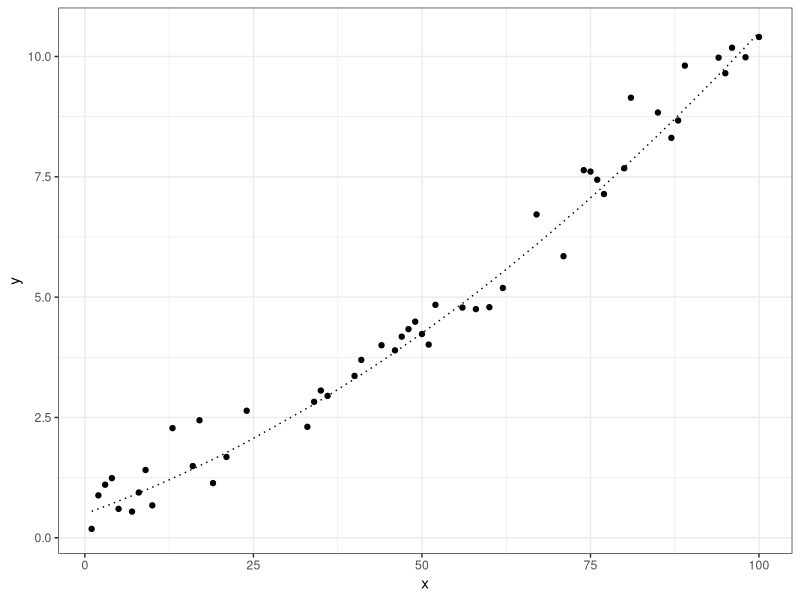
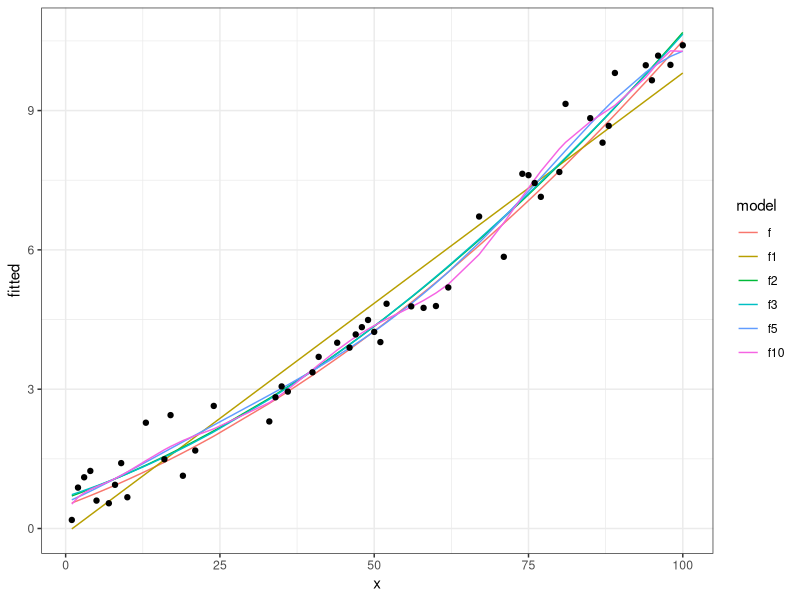
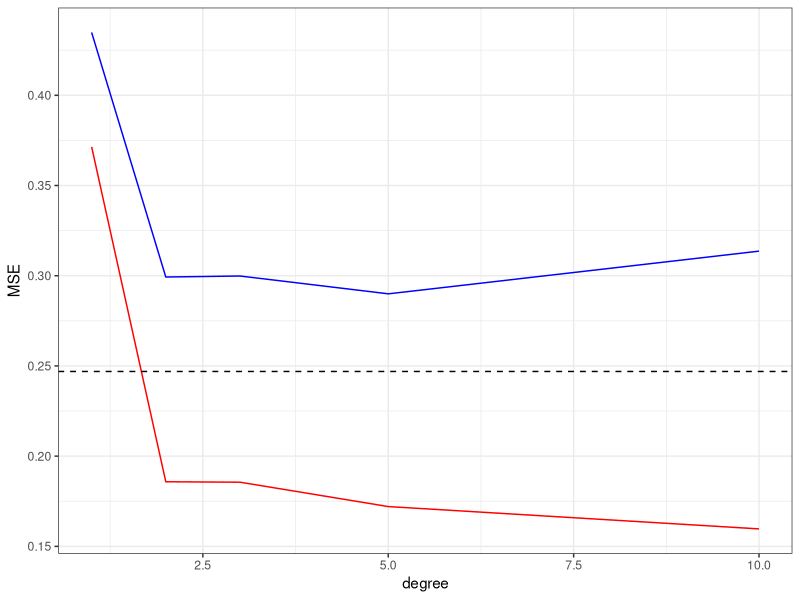

Generate these figures, in order, with R: (Note: this script raises an error after producing the figures.)
## ---- chunk 1
# setup
library(ggplot2)
library(tidyverse)
library(reshape2)
## ---- chunk 2
DOMAIN <- 1:100

# function linear gausian noise sd=1
f <- function(x) 0.0005*x^2 + 0.05*x + 0.5
noise <- function(x) 0.5 * rnorm(x)

data_frame(
  x = DOMAIN,
  f = f(x)
) %>%
  # adding noise
  mutate(
    y = f + noise(DOMAIN)
  ) -> dt

# separing in training and testing
idx.tr <- sample(DOMAIN,round(length(DOMAIN)/2))
dt_tr <- dt[idx.tr,]
dt_ts <- dt[-idx.tr,]

#  visualizing training data
ggplot(dt_tr, aes(x=x)) +
  geom_point(aes(y=y)) +
  geom_line(aes(y=f), linetype="dotted") +
  theme_bw()

## ---- chunk 3

degrees <- c(1,2,3,5,10)

fitPoly <- function(degree,data){
  lm(y ~ poly(x, degree, raw=TRUE), data)
}

models <- map(degrees, fitPoly, data=dt_tr)

models %>%
  map(function(model){model$fitted.values}) %>%
  set_names(paste0("f",degrees)) %>%
  as_data_frame() %>%
  cbind(dt_tr, .) -> dt_tr_fit

dt_tr_long <- dt_tr_fit %>%
  melt(id.vars="x", variable.name="model", value.name = "fitted")

ggplot(dt_tr_long) +
  geom_line(data=dt_tr_long[dt_tr_long$model!="y",], aes(x=x, y=fitted, colour=model)) +
  geom_point(data=dt_tr_long[dt_tr_long$model=="y",], aes(x=x,y=fitted)) +
  theme_bw()

## ---- chunk 4

# calc MSE from the residuals of the model
getMSE <- function(lm.model) sum(lm.model$residuals^2)/length(lm.model$residuals)

# calc MSE to the training set in a model
calcMSE <- function(lm.model, newdata){
  y_hat <- predict(lm.model, newdata=newdata)
  mse <- (1/length(y_hat))*sum( (newdata$y-y_hat)^2 )
  return(mse)
}

# performances
perf <- data_frame(
  degree = degrees,
  MSE.tr = unlist(map(models, getMSE)),
  MSE.ts = unlist(map(models, calcMSE, dt_ts))
)

MSE <- sum( (dt$y-dt$f)^2 ) / nrow(dt)

ggplot(perf,aes(x=degree)) +
  geom_line(aes(y=MSE.tr), colour="red") +
  geom_line(aes(y=MSE.ts), colour="blue") +
  geom_hline(yintercept = MSE, linetype="dashed") +
  ylab("MSE") +
  theme_bw()

## ---- chunk 5
DOMAIN <- runif(100, 1, 100)

# function linear gausian noise sd=1
f <- function(x) (-sin( (2*pi/length(DOMAIN)) * (x+10) )) * 2*x/100 + 0.001 * x
noise <- function(x) 0.3*rnorm(x)

data_frame(
  x = DOMAIN,
  f = f(x)
) %>%
  # adding noise
  mutate(
    y = f + noise(DOMAIN)
  ) -> dt

# separing in training and testing
idx.tr <- sample(DOMAIN,round(length(DOMAIN)/2))
dt_tr <- dt[idx.tr,]
dt_ts <- dt[-idx.tr,]

#  visualizing training data
ggplot(dt_tr, aes(x=x)) +
  geom_point(aes(y=y)) +
  geom_line(aes(y=f), linetype="dotted") +
  theme_bw()
## ---- chunk 6
degrees <- c(1,2,3,5,10)

models <- map(degrees, fitPoly, data=dt_tr)

models %>%
  map(function(model){model$fitted.values}) %>%
  set_names(paste0("f",degrees)) %>%
  as_data_frame() %>%
  cbind(dt_tr, .) -> dt_tr_fit

dt_tr_long <- dt_tr_fit %>%
  melt(id.vars="x", variable.name="model", value.name = "fitted")

ggplot(dt_tr_long) +
  geom_line(data=dt_tr_long[dt_tr_long$model!="y",], aes(x=x, y=fitted, colour=model)) +
  geom_point(data=dt_tr_long[dt_tr_long$model=="y",], aes(x=x,y=fitted)) +
  theme_bw()
## ---- chunk 7
# performances
perf <- data_frame(
  degree = degrees,
  MSE.tr = unlist(map(models, getMSE)),
  MSE.ts = unlist(map(models, calcMSE, dt_ts))
)

MSE <- sum( (dt$y-dt$f)^2 ) / nrow(dt)

ggplot(perf,aes(x=degree)) +
  geom_line(aes(y=MSE.tr), colour="red") +
  geom_line(aes(y=MSE.ts), colour="blue") +
  geom_hline(yintercept = MSE, linetype="dashed") +
  ylab("MSE") +
  theme_bw()
